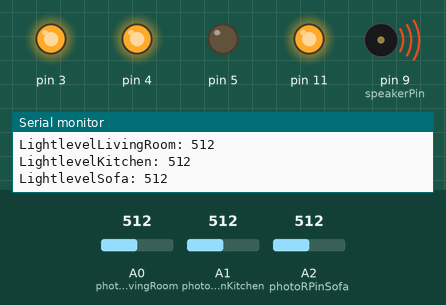
The sketch below on a simulated Arduino Uno, built with avr-gcc and run on an emulated ATmega328P. Parts: output pins drawn as LEDs (lit = HIGH), buzzer (waves = sounding), the last lines printed to the serial monitor. The test bench sets the inputs (shaded band); at power-on: A0 (photoRPinLivingRoom) = 512, A1 (photoRPinKitchen) = 512, A2 (photoRPinSofa) = 512. Pins used as bus, display or sensor lines are not drawn.

Above: at 0.1 s.
At 10.6 s:
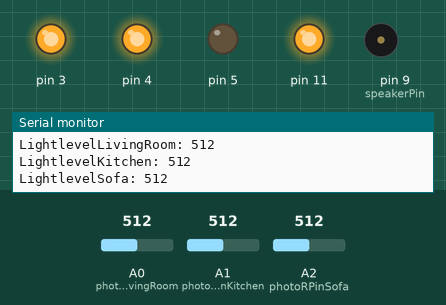
At 23.2 s:
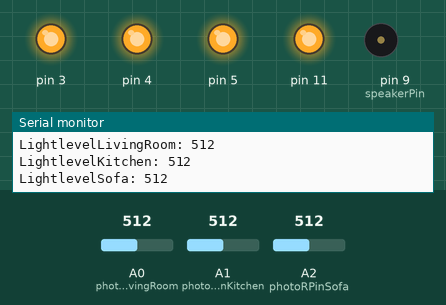
At 32.7 s:
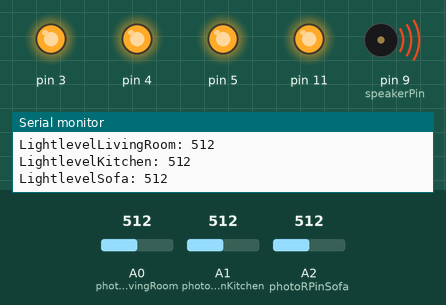
Timing chart, 0 to 40.0 s (numbered marks = the images above):
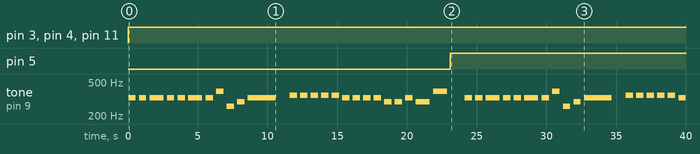

Measured:
- by itself, pin 3, pin 4, pin 11: LOW → HIGH at 0.01 s
- by itself, pin 5: LOW → HIGH at 23.1 s
- by itself, tone on pin 9 (speakerPin): plays 326 Hz for 0.52 s, 328 Hz for 0.52 s, 328 Hz for 1.0 s, 328 Hz for 0.52 s, 328 Hz for 0.52 s, 328 Hz for 1.0 s … (42 notes in this stretch)

The sketch:

LightSensorSimpleVersion.ino
```cpp
  /* ==========================================================
Project : Send Photo resistor values to computer
Author: ScottC
Created: 25th June 2011
Description: This sketch will make the arduino read Photo resistor
             values on analog pin A0. The analog readings will
             be dependent on the amount of light reaching the
             sensor. The Analog readings will be sent to the
             computer via the USB cable using Serial communication.
==============================================================
*/

int photoRPinLivingRoom = 0;
int photoRPinKitchen = 1;
int photoRPinSofa = 2;
int minLight;          //Used to calibrate the readings
int maxLight;          //Used to calibrate the readings
int lightLevelLivingRoom;
int lightLevelKitchen;
int lightLevelSofa;
int adjustedLightLevel;
int speakerPin = 9;
int length = 26;
char notes[] = "eeeeeeegcde fffffeeeeddedg";
int beats[] = { 1, 1, 2, 1, 1, 2, 1, 1, 1, 1, 4, 1, 1, 1, 1, 1, 1, 1, 1, 1, 1, 1, 1, 1, 2, 2};

int tempo = 500;


void setup() {
 Serial.begin(9600);

 //Setup the starting light level limits
 lightLevelLivingRoom=analogRead(photoRPinLivingRoom);
 lightLevelKitchen=analogRead(photoRPinKitchen);
 lightLevelSofa=analogRead(photoRPinSofa);
 //minLight=lightLevel-20;
 //maxLight=lightLevel;
 pinMode(3, OUTPUT);
 pinMode(4, OUTPUT);
 pinMode(5, OUTPUT);
 pinMode(9, OUTPUT);
 pinMode(11, OUTPUT);


 }
void loop(){
 //auto-adjust the minimum and maximum limits in real time
 lightLevelLivingRoom=analogRead(photoRPinLivingRoom);
 lightLevelKitchen=analogRead(photoRPinKitchen);
 lightLevelSofa = analogRead(photoRPinSofa);
 //if(minLight>lightLevel){
 //minLight=lightLevel;
 //
 //if(maxLight<lightLevel){
 //maxLight=lightLevel;
 //}


 //Adjust the light level to produce a result between 0 and 100.
 //adjustedLightLevel = map(lightLevel, minLight, maxLight, 0, 100);
 Serial.print("LightlevelLivingRoom: ");
 Serial.print(lightLevelLivingRoom);
 Serial.print("\n");
  Serial.print("LightlevelKitchen: ");
 Serial.print(lightLevelKitchen);
 Serial.print("\n");
   Serial.print("LightlevelSofa: ");
 Serial.print(lightLevelSofa);
 Serial.print("\n");


 if(lightLevelLivingRoom < 600){
    digitalWrite(3, HIGH);
    digitalWrite(11, HIGH);
   }
   else{
     digitalWrite(3, LOW);
     digitalWrite(11, LOW);
   }
  if (lightLevelKitchen < 600){
   digitalWrite(4, HIGH);
     for (int i = 0; i < length; i++) {
      lightLevelKitchen = analogRead(photoRPinKitchen);
      if (notes[i] == ' ') {
      delay(beats[i] * tempo); // rest
    } else {
      playNote(notes[i], beats[i] * tempo);
    }

    // pause between notes
    delay(tempo / 2);
  }
  }else{

    digitalWrite(4, LOW);

  }
  if(lightLevelSofa < 600) {
    digitalWrite(5, HIGH);
  }else {
    digitalWrite(5, LOW);
  }

 //Send the adjusted Light level result to Serial port (processing)
// Serial.println(adjustedLightLevel);

 //slow down the transmission for effective Serial communication.
 delay(1000);
  }


void playTone(int tone, int duration) {
  for (long i = 0; i < duration * 1000L; i += tone * 2) {
    digitalWrite(speakerPin, HIGH);
    delayMicroseconds(tone);
    digitalWrite(speakerPin, LOW);
    delayMicroseconds(tone);
  }
}
void playNote(char note, int duration) {

char names[] = { 'c', 'd', 'e', 'f', 's', 'g', 'a', 'v', 'b', 'C', 'D', 'E' };
int tones[] = { 1915, 1700, 1519, 1432, 1352, 1275, 1136, 1073, 1014, 956, 852, 758 };
  // play the tone corresponding to the note name
  for (int i = 0; i < 8; i++) {
    if (names[i] == note) {
      playTone(tones[i], duration);
    }
  }
}
```
